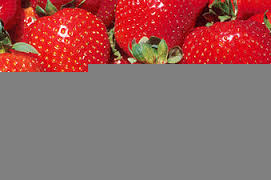
#> input picture 9k=strawberry.jpg, 271 x 180 px
$ python detect_color.py --image 9k=strawberry.jpg
#> lines starting #> are read from the running program, lines starting #| are printed output that depends on the picture; after the words box and inside, x2 and y2 are one past the last pixel; in counts of white or black regions, pixels touching at a corner belong together
# import the necessary packages
import numpy as np
import argparse
import cv2

# construct the argument parse and parse the arguments
ap = argparse.ArgumentParser()
ap.add_argument("-i", "--image", help = "path to the image")
args = vars(ap.parse_args())

# load the image
image = cv2.imread(args["image"])
#> image is the input picture: shape (180, 271, 3); mean B, G, R 96.8, 97.9, 150
# define the list of boundaries
boundaries = [
	([17, 15, 100], [50, 56, 200]),
	([86, 31, 4], [220, 88, 50]),
	([25, 146, 190], [62, 174, 250]),
	([103, 86, 65], [145, 133, 128])
]


# loop over the boundaries
for (lower, upper) in boundaries:
	# create NumPy arrays from the boundaries
	lower = np.array(lower, dtype = "uint8")
	upper = np.array(upper, dtype = "uint8")

	# find the colors within the specified boundaries and apply
	# the mask
	mask = cv2.inRange(image, lower, upper)
	print(lower)
	print(upper)
	output = cv2.bitwise_and(image, image, mask = mask)

	# show the images
	cv2.namedWindow("Display Frame",cv2.WINDOW_NORMAL)
	cv2.imshow("Display Frame", np.hstack([image, output]))
	cv2.waitKey(0)
#> this loop made 4 passes
#> pass 1, `mask = cv2.inRange(image, lower, upper)`:
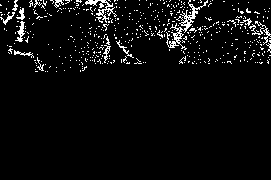
#> mask: shape (180, 271); 4.8% white in thin lines or dots, all inside (x1, y1, x2, y2) = (0, 0, 271, 72)
#> pass 1, `output = cv2.bitwise_and(image, image, mask = mask)`:
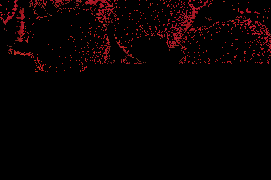
#> output: shape (180, 271, 3); mean B, G, R 1.6, 1.3, 8.2
#> pass 1, `cv2.imshow("Display Frame", np.hstack([image, output]))`:
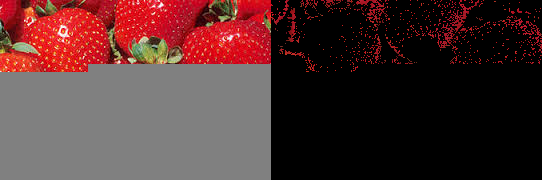
#> window 'Display Frame': shape (180, 542, 3); mean B, G, R 49.2, 49.6, 79.1
